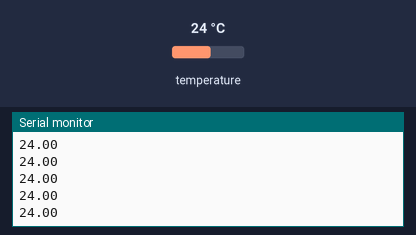
Recording of a sketch running on a simulated Arduino Uno, built with avr-gcc and run on an emulated ATmega328P. On the bench: the last lines printed to the serial monitor. Inputs (shaded band) come from the test bench; at power-on: temperature 24 °C.

Above: at 1.2 s.
1.3 s: temperature set to 12 °C
At 1.53 s:
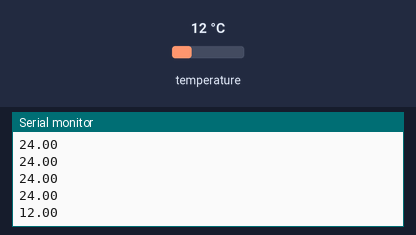
2.8 s: temperature set to 19 °C
At 2.9 s:
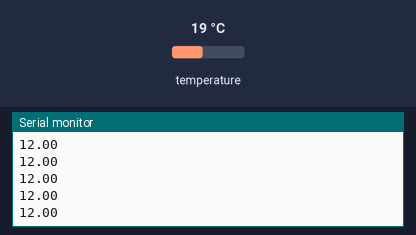
Timing chart, 0 to 5.8 s (numbered marks = the images above; inputs shaded):
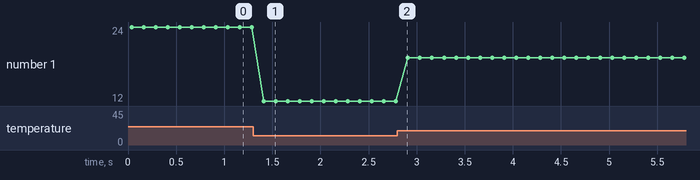

The sketch:

watertemperature.ino
```cpp
#include <OneWire.h>
#include <DallasTemperature.h>
#include <SPI.h>
#include <Wire.h>
#define ONE_WIRE_BUS 2
OneWire oneWire(ONE_WIRE_BUS);
DallasTemperature sensors(&oneWire);
int temp;
void setup() {
  Serial.begin(9600);
  sensors.begin();
  // Start up the library
}


void loop() {
  temp = sensors.getTempCByIndex(0);
  Serial.println(sensors.getTempCByIndex(0));
  delay(100);
}
```

ligthtest.ino
```cpp

```

Measured:
- after the input at 1.3 s, the serial monitor: prints a new line after 0.11 s (image 1)
- plotted number 1: 24 → 12 after the input at 1.3 s, 12 → 19 after the input at 2.8 s
